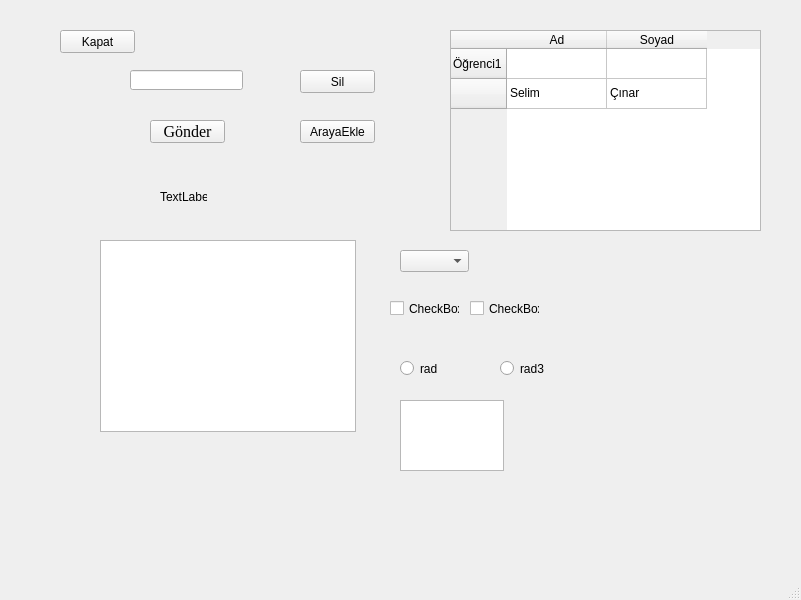
<?xml version="1.0" encoding="UTF-8"?>
<ui version="4.0">
 <class>MainWindow</class>
 <widget class="QMainWindow" name="MainWindow">
  <property name="geometry">
   <rect>
    <x>0</x>
    <y>0</y>
    <width>801</width>
    <height>600</height>
   </rect>
  </property>
  <property name="windowTitle">
   <string>MainWindow</string>
  </property>
  <widget class="QWidget" name="centralwidget">
   <widget class="QLineEdit" name="lineEdit">
    <property name="geometry">
     <rect>
      <x>130</x>
      <y>70</y>
      <width>113</width>
      <height>20</height>
     </rect>
    </property>
   </widget>
   <widget class="QPushButton" name="BenimButtonum">
    <property name="geometry">
     <rect>
      <x>150</x>
      <y>120</y>
      <width>75</width>
      <height>23</height>
     </rect>
    </property>
    <property name="font">
     <font>
      <family>Georgia</family>
      <pointsize>12</pointsize>
     </font>
    </property>
    <property name="toolTip">
     <string>Buttonum ben</string>
    </property>
    <property name="toolTipDuration">
     <number>20</number>
    </property>
    <property name="text">
     <string>Gönder</string>
    </property>
   </widget>
   <widget class="QLabel" name="label">
    <property name="geometry">
     <rect>
      <x>160</x>
      <y>190</y>
      <width>47</width>
      <height>13</height>
     </rect>
    </property>
    <property name="text">
     <string>TextLabel</string>
    </property>
   </widget>
   <widget class="QPushButton" name="pushButton">
    <property name="geometry">
     <rect>
      <x>300</x>
      <y>70</y>
      <width>75</width>
      <height>23</height>
     </rect>
    </property>
    <property name="text">
     <string>Sil</string>
    </property>
   </widget>
   <widget class="QPushButton" name="pushButton_2">
    <property name="geometry">
     <rect>
      <x>300</x>
      <y>120</y>
      <width>75</width>
      <height>23</height>
     </rect>
    </property>
    <property name="text">
     <string>ArayaEkle</string>
    </property>
   </widget>
   <widget class="QListWidget" name="listWidget">
    <property name="geometry">
     <rect>
      <x>100</x>
      <y>240</y>
      <width>256</width>
      <height>192</height>
     </rect>
    </property>
   </widget>
   <widget class="QComboBox" name="comboBox">
    <property name="geometry">
     <rect>
      <x>400</x>
      <y>250</y>
      <width>69</width>
      <height>22</height>
     </rect>
    </property>
   </widget>
   <widget class="QCheckBox" name="checkBox">
    <property name="geometry">
     <rect>
      <x>390</x>
      <y>300</y>
      <width>70</width>
      <height>17</height>
     </rect>
    </property>
    <property name="text">
     <string>CheckBox</string>
    </property>
   </widget>
   <widget class="QCheckBox" name="checkBox_2">
    <property name="geometry">
     <rect>
      <x>470</x>
      <y>300</y>
      <width>70</width>
      <height>17</height>
     </rect>
    </property>
    <property name="text">
     <string>CheckBox</string>
    </property>
   </widget>
   <widget class="QTableWidget" name="tableWidget">
    <property name="geometry">
     <rect>
      <x>450</x>
      <y>30</y>
      <width>311</width>
      <height>201</height>
     </rect>
    </property>
    <row>
     <property name="text">
      <string>Öğrenci1</string>
     </property>
    </row>
    <row>
     <property name="text">
      <string/>
     </property>
    </row>
    <column>
     <property name="text">
      <string>Ad</string>
     </property>
    </column>
    <column>
     <property name="text">
      <string>Soyad</string>
     </property>
    </column>
    <item row="1" column="0">
     <property name="text">
      <string>Selim</string>
     </property>
    </item>
    <item row="1" column="1">
     <property name="text">
      <string>Çınar</string>
     </property>
    </item>
   </widget>
   <widget class="QRadioButton" name="radioButton">
    <property name="geometry">
     <rect>
      <x>400</x>
      <y>360</y>
      <width>82</width>
      <height>17</height>
     </rect>
    </property>
    <property name="text">
     <string>rad</string>
    </property>
   </widget>
   <widget class="QRadioButton" name="radioButton_2">
    <property name="geometry">
     <rect>
      <x>500</x>
      <y>360</y>
      <width>82</width>
      <height>17</height>
     </rect>
    </property>
    <property name="text">
     <string>rad3</string>
    </property>
   </widget>
   <widget class="QTextEdit" name="textEdit">
    <property name="geometry">
     <rect>
      <x>400</x>
      <y>400</y>
      <width>104</width>
      <height>71</height>
     </rect>
    </property>
   </widget>
   <widget class="QPushButton" name="pushButton_3">
    <property name="geometry">
     <rect>
      <x>60</x>
      <y>30</y>
      <width>75</width>
      <height>23</height>
     </rect>
    </property>
    <property name="text">
     <string>Kapat</string>
    </property>
   </widget>
  </widget>
  <widget class="QMenuBar" name="menubar">
   <property name="geometry">
    <rect>
     <x>0</x>
     <y>0</y>
     <width>801</width>
     <height>21</height>
    </rect>
   </property>
  </widget>
  <widget class="QStatusBar" name="statusbar"/>
 </widget>
 <resources/>
 <connections/>
</ui>
